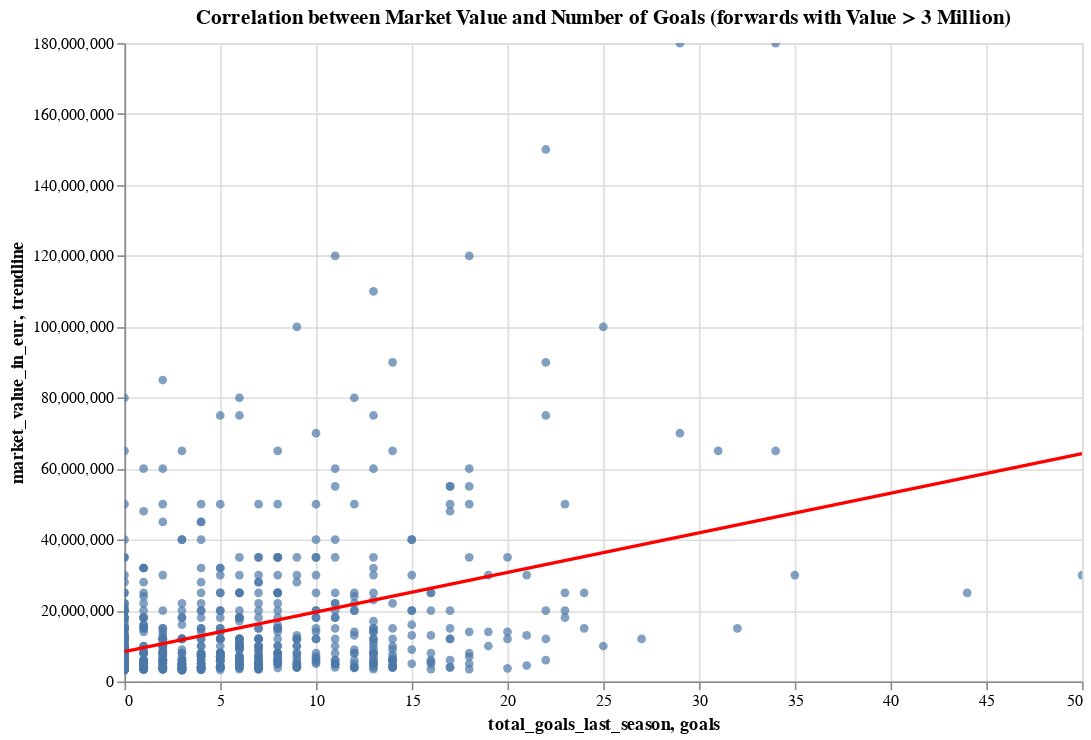

The code cell stored with this chart in its notebook:
### Markdown cell above
### correlazione tra goal segnati e valore di mercato tra i giocatori che valgono più di 30 milioni di euro

### Code cell
df_subset = filtered_player[(filtered_player['position'] == 'Attack') & 
                                 (filtered_player['market_value_in_eur'] > 3000000)]


goals = df_subset['total_goals_last_season']
market_value = df_subset['market_value_in_eur']
slope, intercept = np.polyfit(goals, market_value, 1)

# Crea il DataFrame per la linea di tendenza
trendline_df = pd.DataFrame({
    'goals': [goals.min(), goals.max()],
    'trendline': [slope * goals.min() + intercept, slope * goals.max() + intercept]
})

# Crea il grafico a dispersione con Altair
scatter_plot = alt.Chart(df_subset).mark_circle().encode(
    x='total_goals_last_season:Q',
    y='market_value_in_eur:Q',
    tooltip=['name', 'date_of_birth']
).properties(
    title='Correlation between Market Value and Number of Goals (forwards with Value > 3 Million)',
    width=600,
    height=400
)

trendline = alt.Chart(trendline_df).mark_line(color='red').encode(
    x='goals:Q',
    y='trendline:Q'
)
final_chart = (scatter_plot + trendline)
final_chart.interactive()

### Figure 1 — Vega-Lite specification as saved in the notebook (floating-point values rounded to 4 significant figures; data arrays with more than 128 entries replaced by an {"elided": "..."} marker saying what was removed)
{"config": {"view": {"continuousWidth": 300, "continuousHeight": 300}}, "layer": [{"data": {"name": "data-f6f9449132f8cab8350c879a0479fb5d"}, "mark": {"type": "circle"}, "encoding": {"tooltip": [{"field": "name", "type": "nominal"}, {"field": "date_of_birth", "type": "nominal"}], "x": {"field": "total_goals_last_season", "type": "quantitative"}, "y": {"field": "market_value_in_eur", "type": "quantitative"}}, "name": "view_8", "title": "Correlation between Market Value and Number of Goals (forwards with Value > 3 Million)"}, {"data": {"name": "data-26f7d774b2768430e0d4f3a47eabf533"}, "mark": {"type": "line", "color": "red"}, "encoding": {"x": {"field": "goals", "type": "quantitative"}, "y": {"field": "trendline", "type": "quantitative"}}}], "height": 400, "params": [{"name": "param_8", "select": {"type": "interval", "encodings": ["x", "y"]}, "bind": "scales", "views": ["view_8"]}], "width": 600, "$schema": "https://vega.github.io/schema/vega-lite/v5.8.0.json", "datasets": {"data-f6f9449132f8cab8350c879a0479fb5d": {"elided": "771 records"}, "data-26f7d774b2768430e0d4f3a47eabf533": [{"goals": 0, "trendline": 8417000.0}, {"goals": 50, "trendline": 64260000.0}]}}
